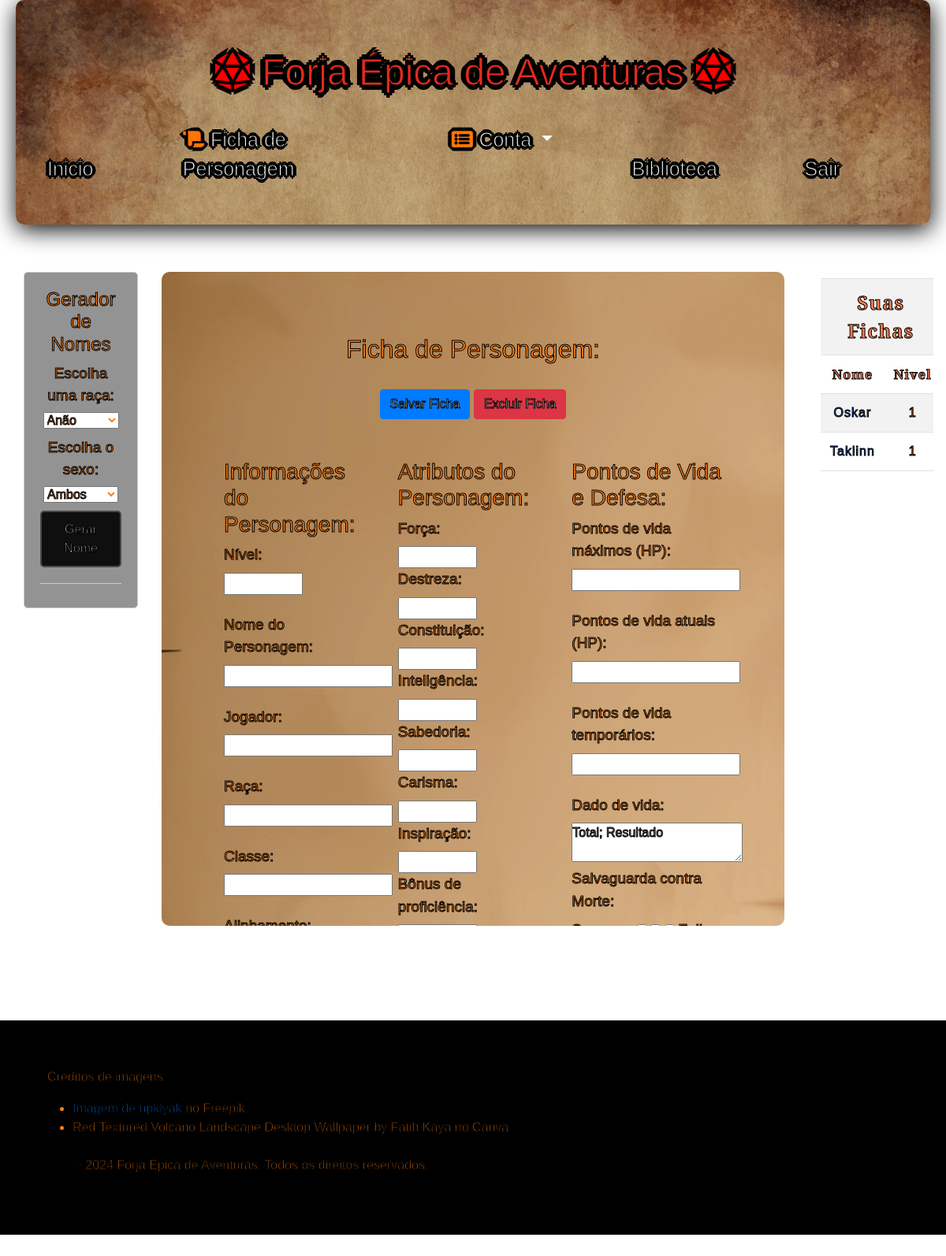
Before: /ficha/ (signed in) with the older database file.
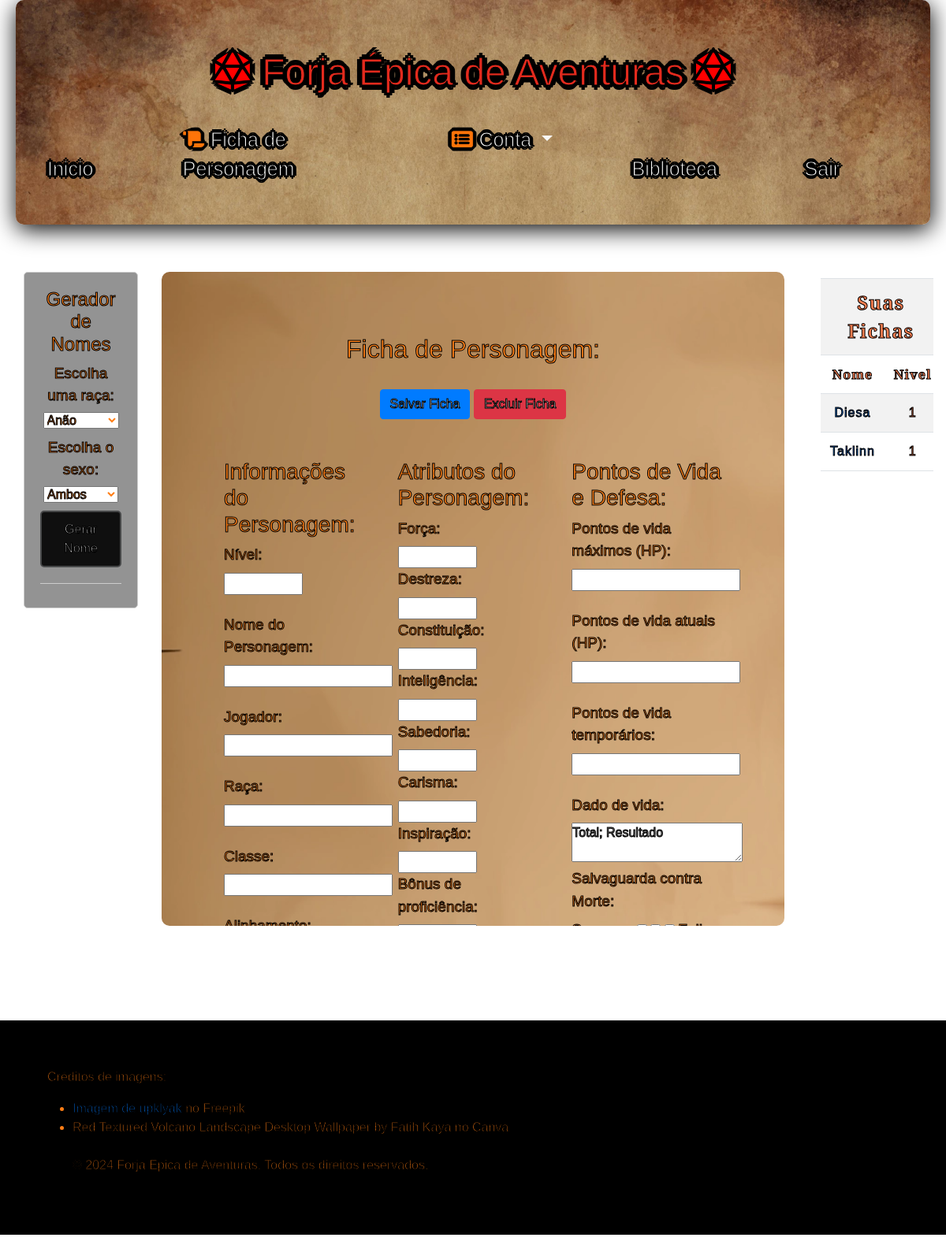
After: the same page with the newer database file.
### app_Forja/models.py (models this page shows, shortened)
class Ficha(models.Model):
    id = models.AutoField(primary_key=True)
    nome = models.CharField(max_length=100)
    classe = models.CharField(max_length=100)
    nivel = models.IntegerField(default=0)
    antecedente = models.CharField(max_length=100, blank=True)
    jogador = models.CharField(max_length=100)
    raca = models.CharField(max_length=100)
    alinhamento = models.CharField(max_length=100, blank=True)
    experiencia = models.IntegerField(default=0)
    forca = models.IntegerField(default=0)
    destreza = models.IntegerField(default=0)
    constituicao = models.IntegerField(default=0)
    inteligencia = models.IntegerField(default=0)
    sabedoria = models.IntegerField(default=0)
    carisma = models.IntegerField(default=0)
    inspiracao = models.IntegerField(default=0)
    bonus_prof = models.IntegerField(default=0)
    salvaguardas = models.TextField(blank=True)
    pericias = models.TextField(blank=True)
    sabedoria_passiva = models.IntegerField(default=10)
    outras = models.TextField(blank=True)  # Outras Proficiencias e Idiomas
    ca = models.IntegerField(default=0)  # Classe de Armadura
    iniciativa = models.IntegerField(default=0)
    deslocamento = models.IntegerField(default=30)
    hp_max = models.IntegerField(default=0)
    hp = models.IntegerField(default=0)
    hp_temp = models.IntegerField(default=0)
    dado_vida = models.CharField(max_length=20, blank=True)
    sucessos = models.PositiveIntegerField(default=0, blank=True)
    falhas = models.PositiveIntegerField(default=0, blank=True)
    ataques_magias = models.TextField(blank=True)
    historia = models.TextField(blank=True)
    equipamento = models.TextField(blank=True)
    tracos_personalidade = models.TextField(blank=True)
    ideais = models.TextField(blank=True)
    vinculos = models.TextField(blank=True)
    fraquezas = models.TextField(blank=True)
    caracteristicas_talentos = models.TextField(blank=True)
    idade = models.PositiveIntegerField(default=0, blank=True)
    altura = models.PositiveIntegerField(blank=True)
    peso = models.PositiveIntegerField(blank=True)
    olhos = models.CharField(max_length=20, blank=True)
    pele = models.CharField(max_length=20, blank=True)
    cabelo = models.CharField(max_length=20, blank=True)
    ali_org = models.TextField(blank=True)  # Alianças e Organizações
    caracteristicas_adc = models.TextField(
        blank=True)  # Características Adicionais
    tesouro = models.TextField(blank=True)
    classe_conjuradora = models.CharField(max_length=100, blank=True)
    atrib_conjura = models.CharField(max_length=100, blank=True)
    cd_miss = models.CharField(max_length=100, blank=True)
    modificador_am = models.CharField(max_length=100, blank=True)
    truques = models.TextField(blank=True)
    email = models.EmailField(blank=True)

### app_Forja/views.py (the view)
# urls.py: path('ficha/', login_required(views.ficha), name='ficha'),
def ficha(request):
    form = FichaForm()
    user = request.user
    fichas = Ficha.objects.filter(email=user.email)
    return render(request, 'logado/ficha.html', {'form': form, 'fichas': fichas})

### app_Forja/templates/logado/ficha.html (shortened to what this page needs)
{% extends 'base.html' %}
{% load static %}
{% block conteudo_esquerda %}
<div id="gerador-nomes" class="gerador-nomes">
    <h4 class="gerador-nomes-title">Gerador de Nomes</h4>
    <label for="race" class="gerador-nomes-label">Escolha uma raça:</label>
    <select name="race" id="race" class="gerador-nomes-select">
        <option value="Anão">Anão</option>
    </select>
    <label for="gender" class="gerador-nomes-label">Escolha o sexo:</label>
    <select name="gender" id="gender" class="gerador-nomes-select">
        <option value="Ambos">Ambos</option>
    </select>
    <br>
    <button class="botao" id="gerarNome">Gerar Nome</button>
    <div id="resultado"></div>
</div>
{% endblock %}
{% block conteudo %}
<div id="todasfichas" class="formulario-ficha">
    <h2 style="text-align: center; margin-bottom: 5%;">Ficha de Personagem:</h2>
    <form method="post" action="{% url 'salvar_ficha' %}">
        <div class="row">
            <div class="col-md-12 text-center" style="margin-bottom: 50px;">
                <button type="submit" class="btn btn-primary">Salvar Ficha</button>
                <button type="button" class="btn btn-danger" data-bs-toggle="modal"
                    data-bs-target="#confirmDeleteModal">Excluir Ficha</button>
            </div>
            <div class="col-md-4">
                <h3>Informações do Personagem:</h3>
                <div class="row">
                    <div class="col">
                        <label for="nivel" class="campo-numero">Nível:</label>
                        <input type="number" id="nivel" name="nivel" required class="campo-numero"><br><br>
                        <label for="nome" class="label-alinhado">Nome do Personagem:</label>
                        <input type="text" id="nome" name="nome" required><br><br>
                        <label for="jogador" class="label-alinhado">Jogador:</label>
                        <input type="text" id="jogador" name="jogador"><br><br>
                        <label for="raca" class="label-alinhado">Raça:</label>
                        <input type="text" id="raca" name="raca" required><br><br>
                        <label for="classe" class="label-alinhado">Classe:</label>
                        <input type="text" id="classe" name="classe" required><br><br>
                        <label for="alinhamento" class="label-alinhado">Alinhamento:</label>
                        <input type="text" id="alinhamento" name="alinhamento"><br><br>
                        <input type="text" id="antecedente" name="antecedente"><br><br>
                        <input type="number" id="experiencia" name="experiencia"><br><br>
                    </div>
                </div>
            </div>
            <div class="col-md-4">
                <h3>Atributos do Personagem:</h3>
                <div class="row">
                    <div class="col">
                        <label for="forca" class="label-alinhado">Força:</label>
                        <input type="number" id="forca" name="forca" class="campo-numero"><br>
                        <label for="destreza" class="label-alinhado">Destreza:</label>
                        <input type="number" id="destreza" name="destreza" class="campo-numero"><br>
                        <label for="constituicao" class="label-alinhado">Constituição:</label>
                        <input type="number" id="constituicao" name="constituicao" class="campo-numero"><br>
                        <label for="inteligencia" class="label-alinhado">Inteligência:</label>
                        <input type="number" id="inteligencia" name="inteligencia" class="campo-numero"><br>
                        <label for="sabedoria" class="label-alinhado">Sabedoria:</label>
                        <input type="number" id="sabedoria" name="sabedoria" class="campo-numero"><br>
                        <label for="carisma" class="label-alinhado">Carisma:</label>
                        <input type="number" id="carisma" name="carisma" class="campo-numero"><br>
                        <label for="inspiracao" class="label-alinhado">Inspiração:</label>
                        <input type="number" id="inspiracao" name="inspiracao" class="campo-numero">
                        <label for="bonus_prof" class="label-alinhado">Bônus de proficiência:</label>
                        <input type="number" id="bonus_prof" name="bonus_prof" class="campo-numero"><br><br>
                    </div>
                </div>
            </div>
            <div class="col-md-4">
                <h3>Pontos de Vida e Defesa:</h3>
                <div class="row">
                    <div class="col">
                        <label for="hp_max">Pontos de vida máximos (HP):</label>
                        <input type="number" id="hp_max" name="hp_max"><br><br>
                        <label for="hp">Pontos de vida atuais (HP):</label>
                        <input type="number" id="hp" name="hp"><br><br>
                        <label for="hp_temp">Pontos de vida temporários:</label>
                        <input type="number" id="hp_temp" name="hp_temp"><br><br>
                        <label for="dado_vida">Dado de vida:</label>
                        <textarea id="dado_vida" name="dado_vida" rows="2" placeholder="Total; Resultado"></textarea>
                        <label>Salvaguarda contra Morte:</label>
                        <label for="sucesso1">Sucesso:</label>
                        <input type="checkbox" id="sucesso1" name="sucesso1" onclick="marcarSucesso()">
                        <input type="checkbox" id="sucesso2" name="sucesso2" onclick="marcarSucesso()">
                        <input type="checkbox" id="sucesso3" name="sucesso3" onclick="marcarSucesso()">
                        <label for="falha1">Falha:</label>
                        <input type="number" id="ca" name="ca"><br><br>
                        <input type="number" id="iniciativa" name="iniciativa"><br><br>
                        <input type="number" id="deslocamento" name="deslocamento"><br><br>
                    </div>
                </div>
            </div>
        </div>
    </form>
</div>
{% endblock %}
{% block content %}
<div class="table-responsive">
    <table class="table table-striped" style="font-family:Verdana, Geneva, Tahoma, sans-serif;letter-spacing: 1px;">
        <tr>
            <th colspan="2" style="color:coral;font-size: 150%;">Suas Fichas</th>
        </tr>
        <tr>
            <th style="color:coral;">Nome</th>
            <th style="color:coral;">Nivel</th>
        </tr>
        {% for ficha in fichas %}
        <tr>
            <td><a href="#" onclick="carregarFicha({{ ficha.id }})">{{ ficha.nome }}</a></td>
            <td style="color: coral;">{{ ficha.nivel }}</td>
        </tr>
        {% empty %}
        <tr>
            <td colspan="2" style="color: rgb(255, 171, 92);font-size: 120%;">Nenhuma ficha registrada.</td>
        </tr>
        {% endfor %}
    </table>
</div>
{% endblock %}

### app_Forja/templates/base.html (shortened to what this page needs)
{% load static %}
<!DOCTYPE html>
<html lang="pt-br">
<head>
    <link rel="stylesheet" href="https://stackpath.bootstrapcdn.com/bootstrap/4.1.3/css/bootstrap.min.css"
>
    <link rel="stylesheet" href="{% static 'css/style.css' %}">
    <link rel="stylesheet" href="https://cdnjs.cloudflare.com/ajax/libs/font-awesome/6.0.0-beta3/css/all.min.css">
    <link rel="stylesheet" href="https://cdn.jsdelivr.net/npm/bootstrap@5.3.2/dist/css/bootstrap.min.css"
>
    <link rel="stylesheet" href="https://maxcdn.bootstrapcdn.com/bootstrap/4.5.2/css/bootstrap.min.css">
</head>
<body>
    <header>
        <h1 class="titulo"><i class="fa-solid fa-dice-d20" style="color:red;"></i>
            Forja Épica de Aventuras <i class="fa-solid fa-dice-d20" style="color:red;"></i></h1>
        <nav class="nav-bar">
            <ul>
                <li class="nav-item">
                    <a class="nav-link" id="inicio-link" href="{% url 'home' %}"> Inicio</a>
                </li>
                {% if user.is_authenticated %}
                <li class="nav-item">
                    <a class="nav-link" id="fichas-link" href="{% url 'ficha' %}"><i
                            class="fa-solid fa-scroll fa-beat-fade" style="color: #ff7409;"></i> Ficha de
                        Personagem</a>
                </li>
                <li class="nav-item dropdown">
                    <a class="nav-link dropdown-toggle" href="#" id="dropdownMenuLinkPrincipal" role="button"
                        aria-expanded="false">
                        <i class="fa-solid fa-rectangle-list fa-fade" style="color: #ff7409;"></i> Conta
                    </a>
                </li>
                {% endif %}
                <li class="nav-item">
                    <a class="nav-link" id="biblioteca-link" href="{% url 'biblioteca' %}"> Biblioteca</a>
                </li>
                {% if user.is_authenticated %}
                <li class="nav-item">
                    <a class="nav-link" href="{% url 'logout' %}" id="sair-link"> Sair</a>
                </li>
                {% endif %}
            </ul>
        </nav>
    </header>
    <div class="row">
        <div class="col-md-2" style="text-align: center;">
            {%block conteudo_esquerda%}
            {%endblock%}
        </div>
        <div class="col-md-8 col-sm-6 col-xs-12 order-2 central">
            {% block conteudo%}{% endblock%}
        </div>
        <div class="col-md-2 col-sm-3 col-xs-12 order-3" style="text-align: center;">
            <nav class="navbar">
                {%block content%}
                {%endblock%}
            </nav>
        </div>
    </div>
    <footer>
        <p>Créditos de imagens:</p>
        <ul>
            <li><a href="https://br.freepik.com/vetores-gratis/pergaminho-aberto-realista-em-transparente_39845337.htm#query=old%20parchment%20paper%20scroll%20sheet%20vintage%20aged%20or%20texture%20isolated%20on%20white%20background&position=0&from_view=search&track=ais"
                    target="_blank" rel="noopener noreferrer">Imagem de upklyak
                </a> no Freepik
            </li>
            <li>
                Red Textured Volcano Landscape Desktop Wallpaper by Fatih Kaya no Canva
            </li>
            <br>
            <p>&copy; 2024 Forja Épica de Aventuras. Todos os direitos reservados.</p>
        </ul>
    </footer>
</body>
</html>

Changed rows visible on the page:
changed Ficha: nome "Oskar" → "Diesa"
